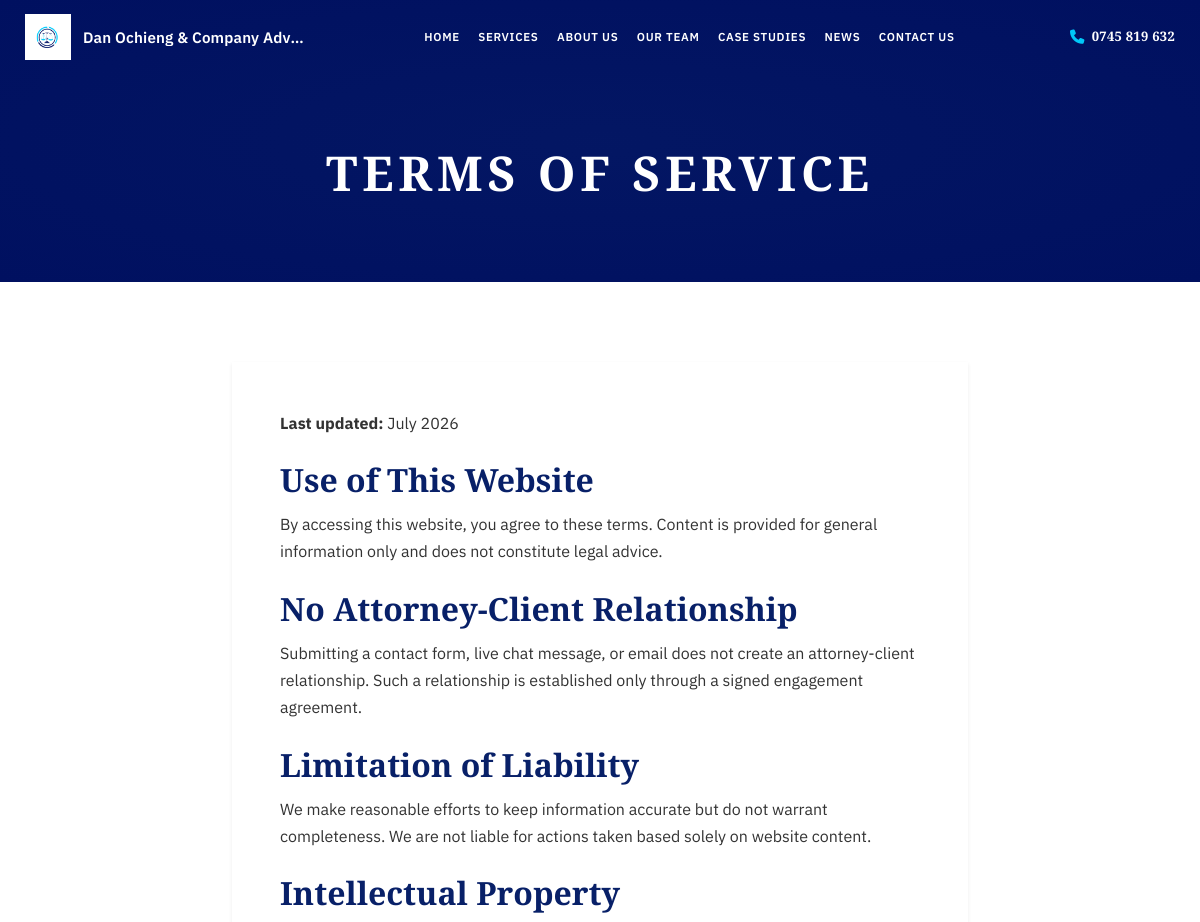
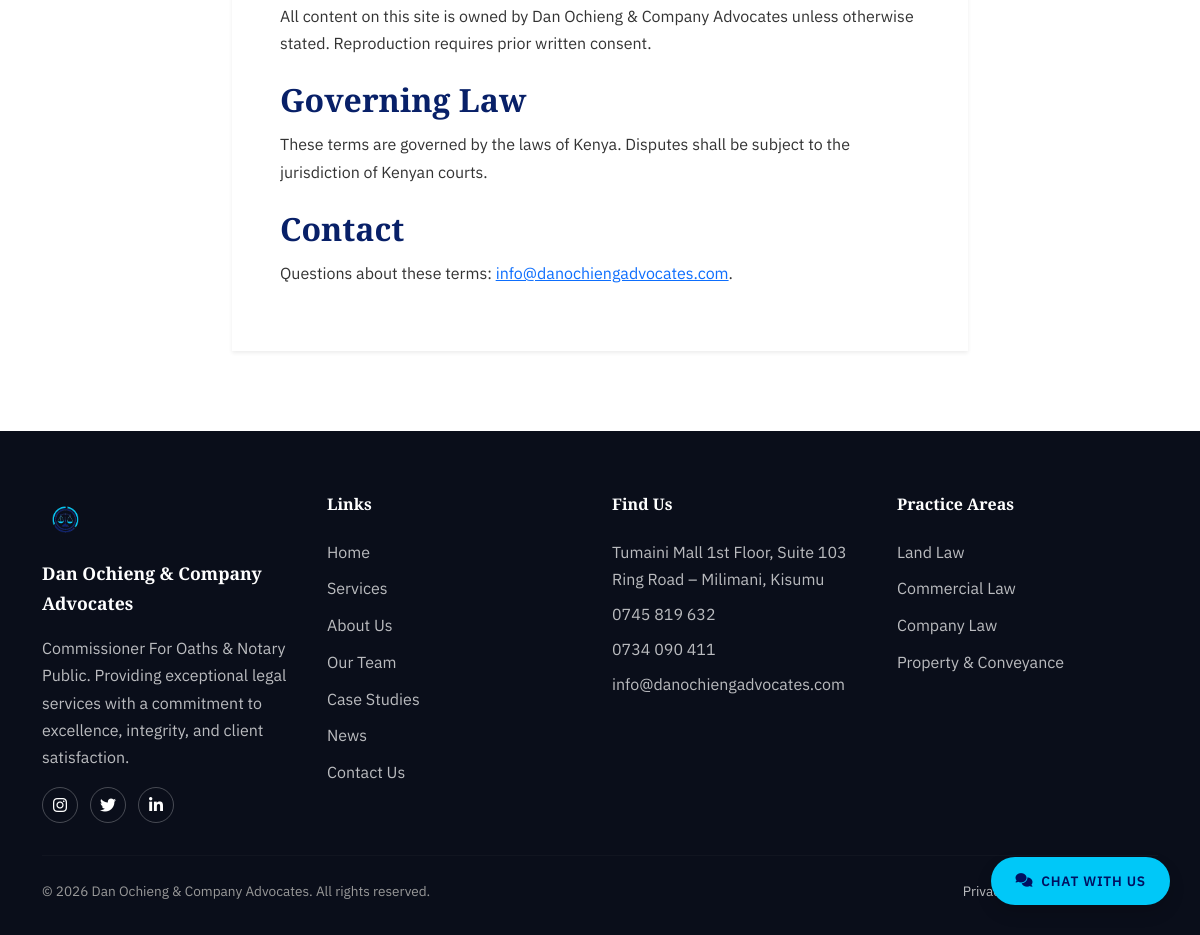
Screenshot of /terms with the database file from the repository (2 pictures, top to bottom).
### models.py (models this page shows, shortened)
class Service(db.Model):
    id = db.Column(db.Integer, primary_key=True)
    title = db.Column(db.String(120), nullable=False)
    slug = db.Column(db.String(150), unique=True, nullable=False)
    description = db.Column(db.Text, nullable=False)
    icon = db.Column(db.String(50))
    display_order = db.Column(db.Integer, default=0)
    is_active = db.Column(db.Boolean, default=True)
    created_at = db.Column(db.DateTime, default=datetime.utcnow)
    updated_at = db.Column(db.DateTime, default=datetime.utcnow, onupdate=datetime.utcnow)

### routes/main_routes.py (the view)
@main_bp.route('/terms')
def terms():
    return render_template('terms.html', title='Terms of Service')

### templates/terms.html
{% extends "layout.html" %}
{% block body_class %}page-hero{% endblock %}
{% block content %}
<div class="page-header">
    <div class="container"><h1>Terms of Service</h1></div>
</div>
<section class="section-block section-white">
    <div class="container">
        <div class="row justify-content-center">
            <div class="col-lg-8">
                <div class="card border-0 shadow-sm">
                    <div class="card-body p-4 p-lg-5 content-body">
                        <p><strong>Last updated:</strong> July 2026</p>
                        <h2>Use of This Website</h2>
                        <p>By accessing this website, you agree to these terms. Content is provided for general information only and does not constitute legal advice.</p>
                        <h2>No Attorney-Client Relationship</h2>
                        <p>Submitting a contact form, live chat message, or email does not create an attorney-client relationship. Such a relationship is established only through a signed engagement agreement.</p>
                        <h2>Limitation of Liability</h2>
                        <p>We make reasonable efforts to keep information accurate but do not warrant completeness. We are not liable for actions taken based solely on website content.</p>
                        <h2>Intellectual Property</h2>
                        <p>All content on this site is owned by Dan Ochieng &amp; Company Advocates unless otherwise stated. Reproduction requires prior written consent.</p>
                        <h2>Governing Law</h2>
                        <p>These terms are governed by the laws of Kenya. Disputes shall be subject to the jurisdiction of Kenyan courts.</p>
                        <h2>Contact</h2>
                        <p>Questions about these terms: <a href="mailto:info@danochiengadvocates.com">info@danochiengadvocates.com</a>.</p>
                    </div>
                </div>
            </div>
        </div>
    </div>
</section>
{% endblock %}

### templates/layout.html (shortened to what this page needs)
<!DOCTYPE html>
<html lang="en" data-bs-theme="light">
<head>
    <link rel="stylesheet" href="https://cdn.jsdelivr.net/npm/bootstrap@5.3.0/dist/css/bootstrap.min.css">
    <link rel="stylesheet" href="https://cdnjs.cloudflare.com/ajax/libs/font-awesome/6.4.0/css/all.min.css">
    <link rel="stylesheet" href="{{ url_for('static', filename='css/custom.css') }}">
</head>
<body class="{% block body_class %}{% endblock %}">
    <div class="doa-navbar-float" id="doaNavbarFloat">
        <nav class="navbar navbar-expand-xl navbar-light doa-navbar" id="doaNavbar">
            <div class="doa-navbar-inner px-3 px-lg-4">
                <a class="navbar-brand doa-brand" href="{{ url_for('main.index') }}">
                    <img src="{{ url_for('static', filename='images/logo/dan_ochieng_advocates_logo.png') }}"
                         alt="Dan Ochieng & Company Advocates"
                         class="doa-brand-logo"
                         width="46" height="46">
                    <span class="doa-brand-name">Dan Ochieng &amp; Company Advocates</span>
                </a>
                <div class="collapse navbar-collapse doa-navbar-collapse" id="navbarNav">
                    <ul class="navbar-nav doa-nav-menu">
                        <li class="nav-item doa-nav-item has-mega">
                            <a class="nav-link doa-nav-trigger {% if request.endpoint == 'main.index' %}active{% endif %}"
                               href="{{ url_for('main.index') }}">
                                Home
                            </a>
                        </li>
                        <li class="nav-item doa-nav-item has-mega">
                            <a class="nav-link doa-nav-trigger {% if request.endpoint in ['main.services','main.service_detail'] %}active{% endif %}"
                               href="{{ url_for('main.services') }}">
                                Services
                            </a>
                        </li>
                        <li class="nav-item doa-nav-item has-mega">
                            <a class="nav-link doa-nav-trigger {% if request.endpoint == 'main.about' %}active{% endif %}"
                               href="{{ url_for('main.about') }}">
                                About Us
                            </a>
                        </li>
                        <li class="nav-item doa-nav-item has-mega">
                            <a class="nav-link doa-nav-trigger {% if request.endpoint in ['main.team','main.team_member'] %}active{% endif %}"
                               href="{{ url_for('main.team') }}">
                                Our Team
                            </a>
                        </li>
                        <li class="nav-item doa-nav-item has-mega">
                            <a class="nav-link doa-nav-trigger {% if request.endpoint in ['main.case_studies','main.case_study_detail'] %}active{% endif %}"
                               href="{{ url_for('main.case_studies') }}">
                                Case Studies
                            </a>
                        </li>
                        <li class="nav-item doa-nav-item has-mega">
                            <a class="nav-link doa-nav-trigger {% if request.endpoint in ['main.blog','main.blog_detail'] %}active{% endif %}"
                               href="{{ url_for('main.blog') }}">
                                News
                            </a>
                        </li>
                        <li class="nav-item doa-nav-item has-mega">
                            <a class="nav-link doa-nav-trigger {% if request.endpoint == 'contact.contact' %}active{% endif %}"
                               href="{{ url_for('contact.contact') }}">
                                Contact Us
                            </a>
                        </li>
                    </ul>
                    <div class="doa-nav-tools">
                        <a href="tel:+254745819632" class="doa-nav-phone">
                            <i class="fas fa-phone" aria-hidden="true"></i>
                            <span>0745 819 632</span>
                        </a>
                    </div>
                </div>
            </div>
        </nav>
    </div>
    <main class="main-content">
        {% block content %}{% endblock %}
    </main>
    <footer class="footer mt-auto">
        <div class="container">
            <div class="row">
                <div class="col-md-6 col-lg-3 mb-4 mb-lg-0">
                    <div class="footer-brand">
                        <img src="{{ url_for('static', filename='images/logo/dan_ochieng_advocates_logo.png') }}"
                             alt="Dan Ochieng & Company Advocates">
                        <div class="footer-brand-name">Dan Ochieng &amp; Company Advocates</div>
                    </div>
                    <p>Commissioner For Oaths &amp; Notary Public. Providing exceptional legal services with a commitment to excellence, integrity, and client satisfaction.</p>
                    <div class="social-icons">
                        <a href="https://www.instagram.com/stanlley_locke/" target="_blank" rel="noopener noreferrer" aria-label="Instagram"><i class="fab fa-instagram"></i></a>
                        <a href="https://x.com/stanley_wasonga" target="_blank" rel="noopener noreferrer" aria-label="Twitter"><i class="fab fa-twitter"></i></a>
                        <a href="https://www.linkedin.com/in/stanley-locke-a4b430327/" target="_blank" rel="noopener noreferrer" aria-label="LinkedIn"><i class="fab fa-linkedin-in"></i></a>
                    </div>
                </div>
                <div class="col-md-6 col-lg-3 mb-4 mb-lg-0">
                    <h5>Links</h5>
                    <ul class="list-unstyled">
                        <li><a href="{{ url_for('main.index') }}">Home</a></li>
                        <li><a href="{{ url_for('main.services') }}">Services</a></li>
                        <li><a href="{{ url_for('main.about') }}">About Us</a></li>
                        <li><a href="{{ url_for('main.team') }}">Our Team</a></li>
                        <li><a href="{{ url_for('main.case_studies') }}">Case Studies</a></li>
                        <li><a href="{{ url_for('main.blog') }}">News</a></li>
                        <li><a href="{{ url_for('contact.contact') }}">Contact Us</a></li>
                    </ul>
                </div>
                <div class="col-md-6 col-lg-3 mb-4 mb-lg-0">
                    <h5>Find Us</h5>
                    <ul class="list-unstyled">
                        <li class="mb-2">Tumaini Mall 1st Floor, Suite 103<br>Ring Road – Milimani, Kisumu</li>
                        <li class="mb-2"><a href="tel:+254745819632">0745 819 632</a></li>
                        <li class="mb-2"><a href="tel:+254734090411">0734 090 411</a></li>
                        <li><a href="mailto:info@danochiengadvocates.com">info@danochiengadvocates.com</a></li>
                    </ul>
                </div>
                <div class="col-md-6 col-lg-3">
                    <h5>Practice Areas</h5>
                    <ul class="list-unstyled">
                        {% if footer_services %}
                            {% for svc in footer_services %}
                            <li><a href="{{ url_for('main.service_detail', slug=svc.slug) }}">{{ svc.title }}</a></li>
                            {% endfor %}
                        {% else %}
                            <li><a href="{{ url_for('main.services') }}">View All Services</a></li>
                        {% endif %}
                    </ul>
                </div>
            </div>
            <hr>
            <div class="row align-items-center">
                <div class="col-md-6 text-center text-md-start footer-copyright">
                    <p class="mb-0">&copy; {{ now.year }} Dan Ochieng &amp; Company Advocates. All rights reserved.</p>
                </div>
                <div class="col-md-6 text-center text-md-end footer-copyright">
                    <p class="mb-0">
                        <a href="{{ url_for('main.privacy') }}">Privacy Policy</a> |
                        <a href="{{ url_for('main.terms') }}">Terms of Service</a>
                    </p>
                </div>
            </div>
        </div>
    </footer>
    {% if not current_user.is_authenticated %}
        <div class="chat-widget-container">
            <a href="{{ url_for('chat.client_chat') }}"
               class="btn chat-widget-button shadow">
                <i class="fas fa-comments"></i>
                <span class="chat-label">Chat with us</span>
            </a>
        </div>
    {% endif %}
</body>
</html>

### rows the page displays
Service: title "Land Law"
Service: title "Commercial Law"
Service: title "Company Law"
Service: title "Property & Conveyance"
